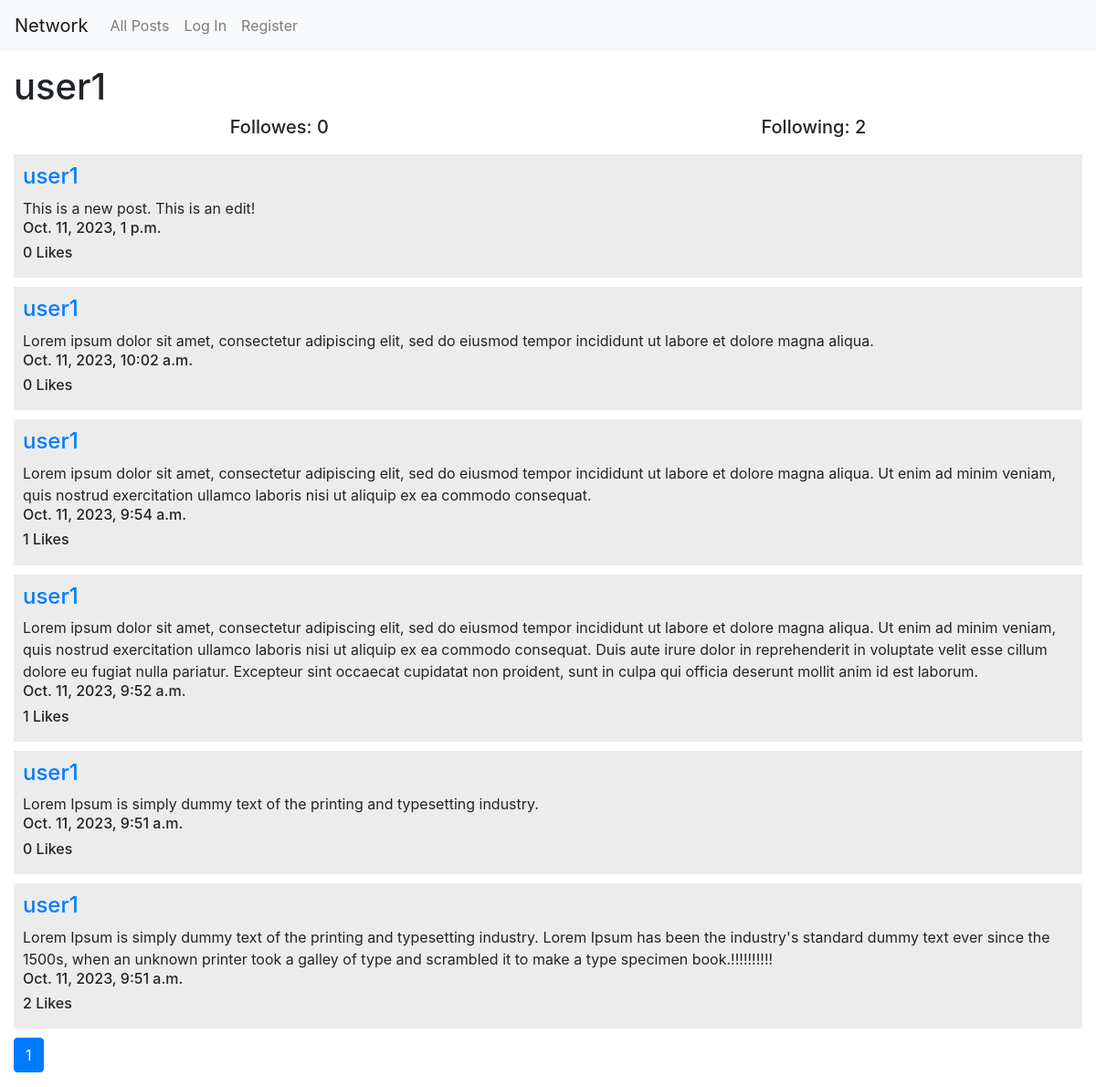
/user/5, run on the app's committed database.
### network/models.py (models this page shows, shortened)
class User(AbstractUser):
    pass

class Post(models.Model):
    author = models.ForeignKey(User, on_delete=models.CASCADE, related_name="posts")
    content = models.TextField(blank=False)
    date = models.DateTimeField(auto_now_add=True)
    likes = models.ManyToManyField(User, blank=True, related_name='likes')

### network/views.py (the view)
# urls.py: path("user/<int:user_id>", views.user_profile, name="user_profile"),
def user_profile(request, user_id):
    current_user = request.user
    profile_user = User.objects.get(pk=user_id)
    users_posts = Post.objects.filter(author=profile_user).order_by('-pk')
    paginator = Paginator(users_posts, 10)
    page_number = request.GET.get('page')
    page_obj = paginator.get_page(page_number)
    followers = Following.objects.filter(followed_user=profile_user)
    following = Following.objects.filter(user=profile_user)
    is_following = False
    for follower in followers:
        if current_user == follower.user:
            is_following = True
    return render(request, "network/user_profile.html", {
        "profile_user": profile_user,
        "page_obj": page_obj,
        "followers":followers.count(),
        "following":following.count(),
        "is_following":is_following,
    })

### network/templates/network/user_profile.html (shortened to what this page needs)
{% extends "network/layout.html" %}
{% block body %}
<div class="home_page">
    <div class="user_profile">
        <h1>{{profile_user.username}}</h1>
        <div class="user_info">
            <h5>Followes: {{followers}}</h5>
            <h5>Following: {{following}}</h5>
        </div>
    </div>
        {% for post in page_obj %}
        <div class="each_post">
            <h4><a href = "{% url 'user_profile' post.author.id %}">{{ post.author }}</a></h4>
            <span id="post-content-{{ post.id }}">{{ post.content }}</span>
            <h6>{{ post.date }}</h6>
            <h6 id="like-count-{{ post.id }}">{{ post.likes.count }} Likes</h6>
        </div>
        {% endfor %}
    <nav aria-label="Page navigation example">
        <ul class="pagination">
        <li class="page-item active" aria-current="page"><a class="page-link" href="?page={{ page_obj.number }}">{{ page_obj.number }}</a></li>
        </ul>
</div>
{% endblock %}

### network/static/network/styles.css (style rules this page uses)
.home_page { margin: 15px; }
.each_post { margin: 10px 0 10px 0; background-color: rgb(236, 236, 236); padding: 10px; }
.user_info { display: flex; justify-content: space-around; }

### data on the page
User: username "user1"
Post: author "user1", content "This is a new post. This is an edit!", date "Oct. 11, 2023, 1 p.m.", likes.count "0"
Post: author "user1", content "Lorem ipsum dolor sit amet, consectetur adipiscing elit, sed do eiusmod tempor incididunt ut labore et dolore magna aliqua.", date "Oct. 11, 2023, 10:02 a.m.", likes.count "0"
Post: author "user1", content "Lorem ipsum dolor sit amet, consectetur adipiscing elit, sed do eiusmod tempor incididunt ut labore et dolore magna aliqua. Ut enim ad minim veniam, quis nostrud exercitation ullamco laboris nisi ut aliquip ex ea commodo consequat.", date "Oct. 11, 2023, 9:54 a.m.", likes.count "1"
Post: author "user1", content "Lorem ipsum dolor sit amet, consectetur adipiscing elit, sed do eiusmod tempor incididunt ut labore et dolore magna aliqua. Ut enim ad minim veniam, quis nostrud exercitation ullamco laboris nisi ut aliquip ex ea commodo consequat. Duis aute irure dolor in reprehenderit in voluptate velit esse cillum dolore eu fugiat nulla pariatur. Excepteur sint occaecat cupidatat non proident, sunt in culpa qui officia deserunt mollit anim id est laborum.", date "Oct. 11, 2023, 9:52 a.m.", likes.count "1"
Post: author "user1", content "Lorem Ipsum is simply dummy text of the printing and typesetting industry.", date "Oct. 11, 2023, 9:51 a.m.", likes.count "0"
Post: author "user1", content "Lorem Ipsum is simply dummy text of the printing and typesetting industry. Lorem Ipsum has been the industry's standard dummy text ever since the 1500s, when an unknown printer took a galley of type and scrambled it to make a type specimen book.!!!!!!!!!!", date "Oct. 11, 2023, 9:51 a.m.", likes.count "2"

### other printed values
{{ followers }} "0"
{{ following }} "2"
{{ page_obj.number }} "1"
